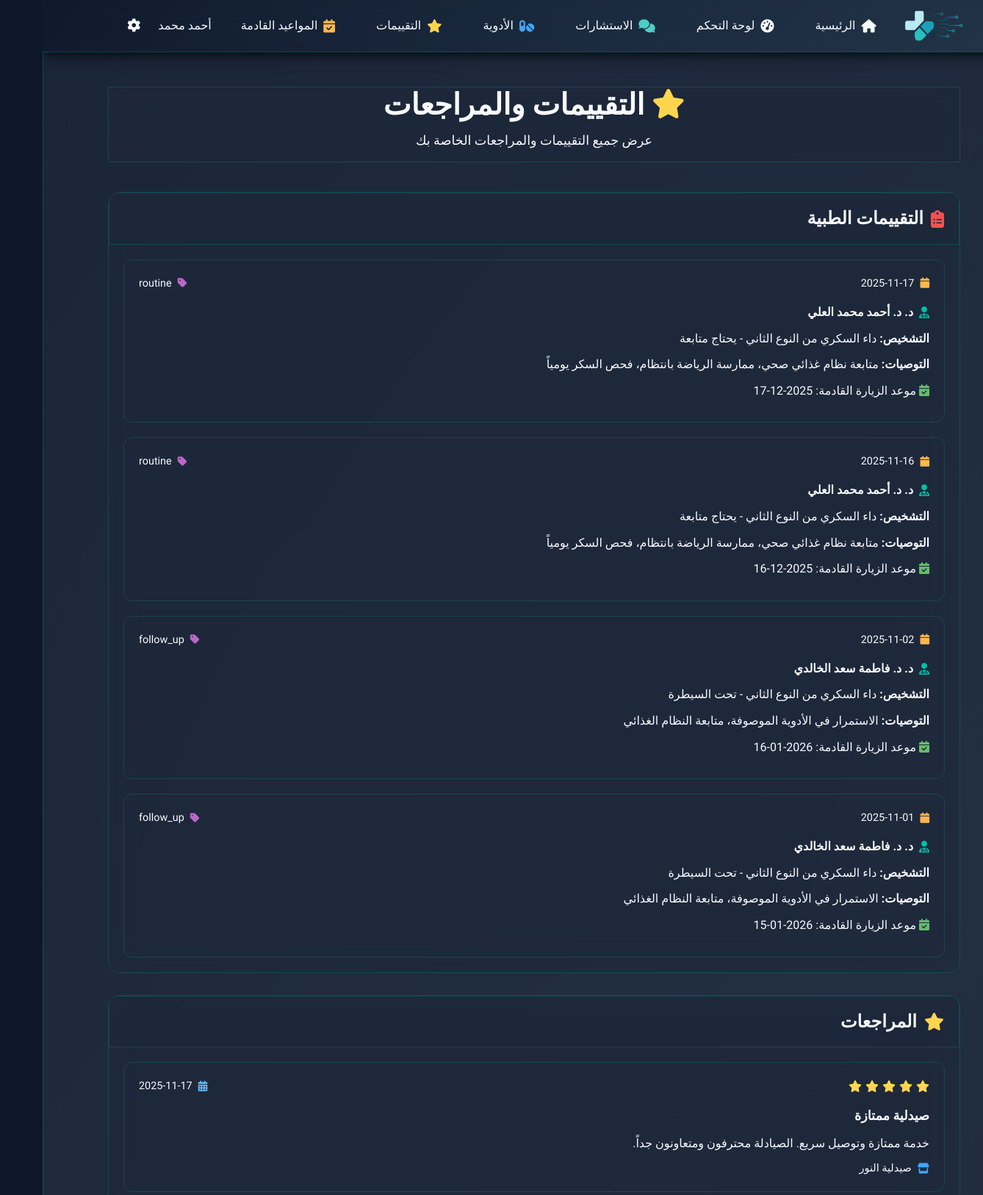
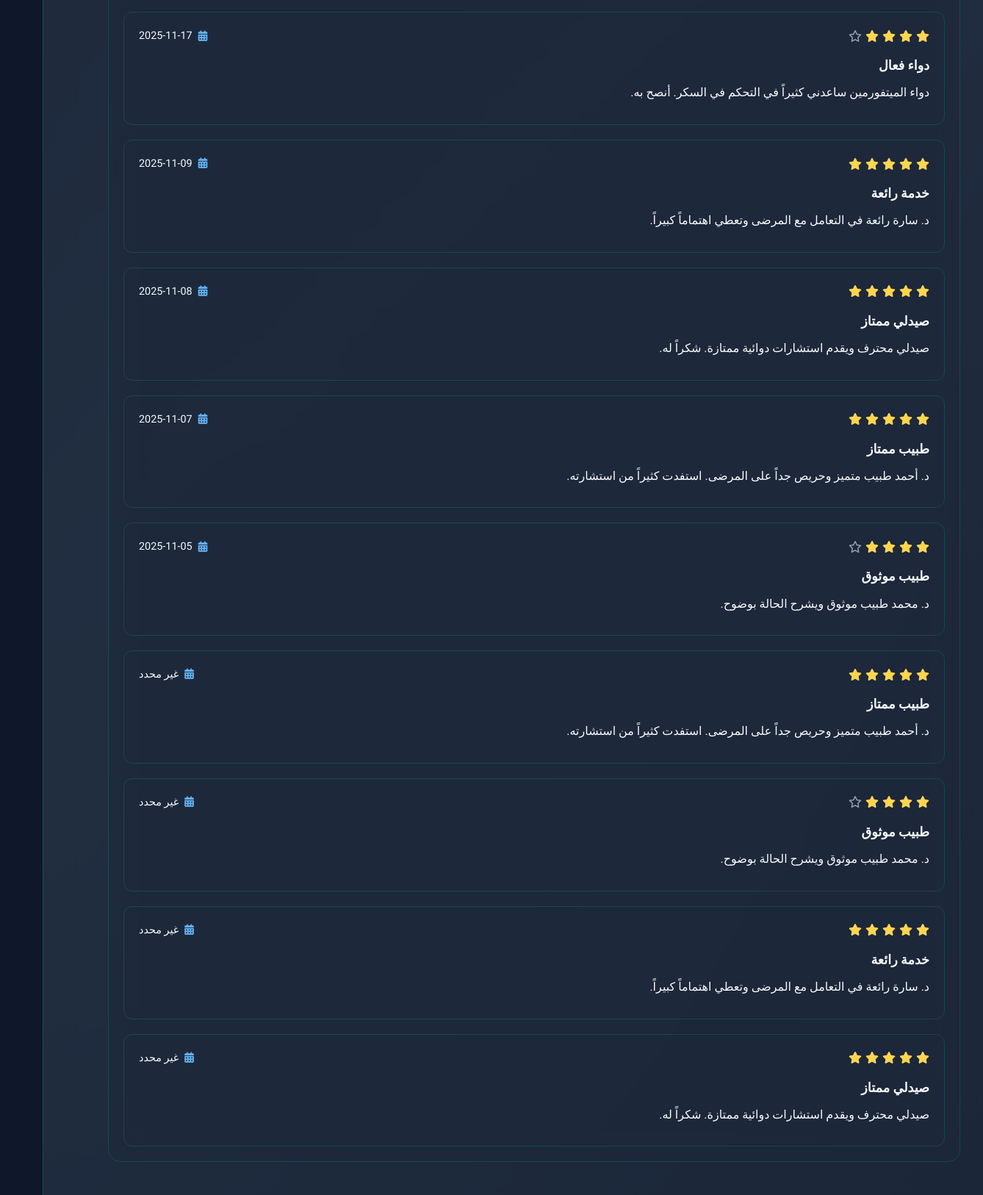
Screenshot of /ratings (signed in, upper part) with the database file from the repository (2 pictures, top to bottom).
### models.py (models this page shows, shortened)
class User(UserMixin, db.Model):
    __tablename__ = 'users'
    id = db.Column(db.Integer, primary_key=True)
    email = db.Column(db.String(255), unique=True, nullable=False)
    password_hash = db.Column(db.String(255), nullable=False)
    phone = db.Column(db.String(20))
    full_name = db.Column(db.String(255), nullable=False)
    role = db.Column(db.String(50), nullable=False, default='patient')
    date_of_birth = db.Column(db.Date)
    gender = db.Column(db.String(10))
    weight = db.Column(db.Float)
    height = db.Column(db.Float)
    chronic_diseases = db.Column(db.Text)
    drug_allergies = db.Column(db.Text)
    emergency_contact_name = db.Column(db.String(255))
    emergency_contact_phone = db.Column(db.String(20))
    doctor_id = db.Column(db.Integer, db.ForeignKey('users.id'), nullable=True)
    blood_type = db.Column(db.String(10))  # فصيلة الدم: A+, A-, B+, B-, AB+, AB-, O+, O-
    notification_preferences = db.Column(db.Text)  # JSON
    address = db.Column(db.Text)  # العنوان التفصيلي
    city = db.Column(db.String(100))  # المدينة
    postal_code = db.Column(db.String(20))  # الرمز البريدي
    medical_conditions = db.Column(db.Text)  # الحالات الطبية
    allergies = db.Column(db.Text)  # الحساسيات
    emergency_contact = db.Column(db.String(255))  # جهة الاتصال في الطوارئ
    language = db.Column(db.String(10), default='ar')  # اللغة المفضلة
    timezone = db.Column(db.String(50), default='Asia/Riyadh')  # المنطقة الزمنية
    email_notifications = db.Column(db.Boolean, default=True)  # الإشعارات عبر البريد الإلكتروني
    sms_notifications = db.Column(db.Boolean, default=False)  # الإشعارات عبر الرسائل النصية
    last_login = db.Column(db.DateTime)  # آخر تسجيل دخول
    avatar_url = db.Column(db.String(500))  # رابط صورة الملف الشخصي
    is_active = db.Column(db.Boolean, default=True)
    created_at = db.Column(db.DateTime, default=datetime.utcnow)
    updated_at = db.Column(db.DateTime, default=datetime.utcnow, onupdate=datetime.utcnow)
    medications = db.relationship('Medication', backref='user', lazy=True, cascade='all, delete-orphan')
    consultations_as_patient = db.relationship('Consultation', foreign_keys='Consultation.patient_id', lazy=True, overlaps="patient_consultations")
    consultations_as_pharmacist = db.relationship('Consultation', foreign_keys='Consultation.pharmacist_id', lazy=True, overlaps="pharmacist_consultations")
    product_ratings = db.relationship('ProductRating', backref='user', lazy=True)
    reports = db.relationship('Report', backref='user', lazy=True)
    audit_logs = db.relationship('AuditLog', backref='user', lazy=True)
    doctor = db.relationship('User', remote_side=[id], foreign_keys=[doctor_id], backref='patients')

class Evaluation(db.Model):
    __tablename__ = 'evaluations'
    id = db.Column(db.Integer, primary_key=True)
    patient_id = db.Column(db.Integer, db.ForeignKey('users.id'), nullable=False)
    doctor_id = db.Column(db.Integer, db.ForeignKey('users.id'), nullable=False)
    evaluation_date = db.Column(db.Date, nullable=False)
    evaluation_type = db.Column(db.String(50), nullable=False)  # routine, follow_up, emergency, consultation
    symptoms = db.Column(db.Text)
    diagnosis = db.Column(db.Text)
    vital_signs = db.Column(db.Text)  # JSON
    physical_examination = db.Column(db.Text)
    lab_results = db.Column(db.Text)
    recommendations = db.Column(db.Text)
    prescribed_medications = db.Column(db.Text)  # JSON array
    next_visit_date = db.Column(db.Date)
    notes = db.Column(db.Text)
    created_at = db.Column(db.DateTime, default=datetime.utcnow)
    updated_at = db.Column(db.DateTime, default=datetime.utcnow, onupdate=datetime.utcnow)
    patient = db.relationship('User', foreign_keys=[patient_id], backref='patient_evaluations')
    doctor = db.relationship('User', foreign_keys=[doctor_id], backref='doctor_evaluations')

class Review(db.Model):
    __tablename__ = 'reviews'
    id = db.Column(db.Integer, primary_key=True)
    user_id = db.Column(db.Integer, db.ForeignKey('users.id'), nullable=False)
    pharmacy_id = db.Column(db.Integer, db.ForeignKey('pharmacies.id'), nullable=True)
    product_id = db.Column(db.Integer, db.ForeignKey('pharmacy_products.id'), nullable=True)
    doctor_id = db.Column(db.Integer, db.ForeignKey('users.id'), nullable=True)  # تقييم للطبيب
    pharmacist_id = db.Column(db.Integer, db.ForeignKey('users.id'), nullable=True)  # تقييم للصيدلي
    rating = db.Column(db.Integer, nullable=False)  # 1-5
    title = db.Column(db.String(255))
    comment = db.Column(db.Text)
    is_verified = db.Column(db.Boolean, default=False)
    is_active = db.Column(db.Boolean, default=True)
    created_at = db.Column(db.DateTime, default=datetime.utcnow)
    updated_at = db.Column(db.DateTime, default=datetime.utcnow, onupdate=datetime.utcnow)
    user = db.relationship('User', foreign_keys=[user_id], backref='reviews')
    pharmacy = db.relationship('Pharmacy', backref='reviews')
    product = db.relationship('PharmacyProduct', backref='reviews')
    doctor = db.relationship('User', foreign_keys=[doctor_id], backref='doctor_reviews')
    pharmacist = db.relationship('User', foreign_keys=[pharmacist_id], backref='pharmacist_reviews')

class Pharmacy(db.Model):
    __tablename__ = 'pharmacies'
    id = db.Column(db.Integer, primary_key=True)
    name = db.Column(db.String(255), nullable=False)
    address = db.Column(db.Text, nullable=False)
    phone = db.Column(db.String(20), nullable=False)
    email = db.Column(db.String(255))
    license_number = db.Column(db.String(100), unique=True)
    owner_name = db.Column(db.String(255))
    city = db.Column(db.String(100))
    district = db.Column(db.String(100))
    latitude = db.Column(db.Float)
    longitude = db.Column(db.Float)
    delivery_radius = db.Column(db.Integer, default=10)  # بالكيلومتر
    delivery_fee = db.Column(db.Float, default=0)
    min_order_amount = db.Column(db.Float, default=0)
    working_hours = db.Column(db.Text)  # JSON
    is_active = db.Column(db.Boolean, default=True)
    rating = db.Column(db.Float, default=0)
    total_orders = db.Column(db.Integer, default=0)
    created_at = db.Column(db.DateTime, default=datetime.utcnow)
    updated_at = db.Column(db.DateTime, default=datetime.utcnow, onupdate=datetime.utcnow)
    products = db.relationship('PharmacyProduct', backref='pharmacy', lazy=True, cascade='all, delete-orphan')
    orders = db.relationship('Order', backref='pharmacy', lazy=True)

### app.py (the view)
    @app.route('/patient/ratings', endpoint='patient_ratings')
    @app.route('/ratings', endpoint='ratings')
    @login_required
    def patient_ratings():
        if current_user.role != 'patient':
            flash('هذه الصفحة للمرضى فقط', 'error')
            return redirect(url_for('dashboard'))
        from models import Review, Evaluation
        reviews = Review.query.filter_by(user_id=current_user.id).order_by(Review.created_at.desc()).all()
        evaluations = Evaluation.query.filter_by(patient_id=current_user.id).order_by(Evaluation.evaluation_date.desc()).all()
        return render_template('patient/ratings.html', reviews=reviews, evaluations=evaluations)

### templates/patient/ratings.html (shortened to what this page needs)
{% extends "base.html" %}
{% block content %}
<div class="ratings-container">
    <div class="page-header">
        <h1><i class="fas fa-star" style="color: #FFD54F;"></i> التقييمات والمراجعات</h1>
        <p>عرض جميع التقييمات والمراجعات الخاصة بك</p>
    </div>
    <div class="section-card">
        <div class="card-header">
            <h2><i class="fas fa-clipboard-list" style="color: #EF5350;"></i> التقييمات الطبية</h2>
        </div>
        <div class="card-content">
            {% if evaluations %}
            <div class="evaluations-list">
                {% for evaluation in evaluations %}
                <div class="evaluation-item">
                    <div class="evaluation-header">
                        <div class="evaluation-date">
                            <i class="fas fa-calendar" style="color: #FFB74D;"></i>
                            {{ evaluation.evaluation_date.strftime('%Y-%m-%d') if evaluation.evaluation_date else 'غير محدد' }}
                        </div>
                        <div class="evaluation-type">
                            <i class="fas fa-tag" style="color: #BA68C8;"></i>
                            {{ evaluation.evaluation_type }}
                        </div>
                    </div>
                    {% if evaluation.doctor %}
                    <div class="evaluation-doctor">
                        <i class="fas fa-user-md" style="color: #00BFA5;"></i>
                        د. {{ evaluation.doctor.full_name }}
                    </div>
                    {% endif %}
                    {% if evaluation.diagnosis %}
                    <div class="evaluation-diagnosis">
                        <strong>التشخيص:</strong> {{ evaluation.diagnosis }}
                    </div>
                    {% endif %}
                    {% if evaluation.recommendations %}
                    <div class="evaluation-recommendations">
                        <strong>التوصيات:</strong> {{ evaluation.recommendations }}
                    </div>
                    {% endif %}
                    {% if evaluation.next_visit_date %}
                    <div class="evaluation-next-visit">
                        <i class="fas fa-calendar-check" style="color: #66BB6A;"></i>
                        موعد الزيارة القادمة: {{ evaluation.next_visit_date.strftime('%Y-%m-%d') if evaluation.next_visit_date else 'غير محدد' }}
                    </div>
                    {% endif %}
                </div>
                {% endfor %}
            </div>
            {% else %}
            <div class="empty-state">
                <i class="fas fa-clipboard" style="color: #90A4AE; font-size: 3em;"></i>
                <p>لا توجد تقييمات طبية متاحة</p>
            </div>
            {% endif %}
        </div>
    </div>
    <div class="section-card">
        <div class="card-header">
            <h2><i class="fas fa-star" style="color: #FFD54F;"></i> المراجعات</h2>
        </div>
        <div class="card-content">
            {% if reviews %}
            <div class="reviews-list">
                {% for review in reviews %}
                <div class="review-item">
                    <div class="review-header">
                        <div class="review-rating">
                            {% for i in range(1, 6) %}
                                {% if i <= review.rating %}
                                    <i class="fas fa-star" style="color: #FFD54F;"></i>
                                {% else %}
                                    <i class="far fa-star" style="color: #90A4AE;"></i>
                                {% endif %}
                            {% endfor %}
                        </div>
                        <div class="review-date">
                            <i class="fas fa-calendar-alt" style="color: #64B5F6;"></i>
                            {{ review.created_at.strftime('%Y-%m-%d') if review.created_at else 'غير محدد' }}
                        </div>
                    </div>
                    {% if review.title %}
                    <div class="review-title">
                        <strong>{{ review.title }}</strong>
                    </div>
                    {% endif %}
                    {% if review.comment %}
                    <div class="review-comment">
                        {{ review.comment }}
                    </div>
                    {% endif %}
                    {% if review.pharmacy %}
                    <div class="review-pharmacy">
                        <i class="fas fa-store" style="color: #42A5F5;"></i>
                        {{ review.pharmacy.name }}
                    </div>
                    {% endif %}
                </div>
                {% endfor %}
            </div>
            {% else %}
            <div class="empty-state">
                <i class="fas fa-star" style="color: #90A4AE; font-size: 3em;"></i>
                <p>لا توجد مراجعات متاحة</p>
            </div>
            {% endif %}
        </div>
    </div>
</div>
{% endblock %}

### templates/base.html (shortened to what this page needs)
<!DOCTYPE html>
<html lang="ar" dir="rtl">
<head>
    <link rel="stylesheet" href="{{ url_for('static', filename='css/style.css') }}">
    <link rel="stylesheet" href="https://cdnjs.cloudflare.com/ajax/libs/font-awesome/6.4.0/css/all.min.css">
</head>
<body>
    <nav class="navbar">
        <div class="nav-container">
            <div class="nav-brand">
                <img src="{{ url_for('static', filename='images/Logo.webp') }}" class="logo-img" alt="دوائي">
            </div>
            <div class="nav-menu">
                <a href="{{ url_for('index') }}" class="nav-link">
                    <i class="fas fa-home"></i>
                    <span>الرئيسية</span>
                </a>
                {% if current_user.is_authenticated %}
                <a href="{{ url_for('dashboard') }}" class="nav-link">
                    <i class="fas fa-tachometer-alt"></i>
                    <span>لوحة التحكم</span>
                </a>
                {% if current_user.role != 'user' %}
                <a href="{{ url_for('consultations') }}" class="nav-link">
                    <i class="fas fa-comments" style="color: #4ECDC4;"></i>
                    <span>الاستشارات</span>
                </a>
                {% endif %}
                {% if current_user.role == 'patient' %}
                <a href="{{ url_for('medications') }}" class="nav-link">
                    <i class="fas fa-pills" style="color: #42A5F5;"></i>
                    <span>الأدوية</span>
                </a>
                <a href="{{ url_for('patient_ratings') }}" class="nav-link">
                    <i class="fas fa-star" style="color: #FFD54F;"></i>
                    <span>التقييمات</span>
                </a>
                <a href="{{ url_for('upcoming_appointments') }}" class="nav-link">
                    <i class="fas fa-calendar-check" style="color: #FFB74D;"></i>
                    <span>المواعيد القادمة</span>
                </a>
                {% endif %}
                <div class="user-menu">
                    <span class="user-name">{{ current_user.full_name }}</span>
                    <div class="dropdown">
                        <button class="dropdown-btn" title="الإعدادات">
                            <i class="fas fa-cog"></i>
                        </button>
                    </div>
                </div>
                {% endif %}
            </div>
        </div>
    </nav>
    <main class="main-content">
        {% block content %}{% endblock %}
    </main>
</body>
</html>

### rows the page displays
User: full_name "أحمد محمد"
Evaluation: evaluation_date "2025-11-17", doctor.full_name "د. أحمد محمد العلي", diagnosis "داء السكري من النوع الثاني - يحتاج متابعة", recommendations "متابعة نظام غذائي صحي، ممارسة الرياضة بانتظام، فحص السكر يومياً"
Evaluation: evaluation_date "2025-11-16", doctor.full_name "د. أحمد محمد العلي", diagnosis "داء السكري من النوع الثاني - يحتاج متابعة", recommendations "متابعة نظام غذائي صحي، ممارسة الرياضة بانتظام، فحص السكر يومياً"
Evaluation: evaluation_date "2025-11-02", evaluation_type "follow_up", doctor.full_name "د. فاطمة سعد الخالدي", diagnosis "داء السكري من النوع الثاني - تحت السيطرة", recommendations "الاستمرار في الأدوية الموصوفة، متابعة النظام الغذائي"
Evaluation: evaluation_date "2025-11-01", evaluation_type "follow_up", doctor.full_name "د. فاطمة سعد الخالدي", diagnosis "داء السكري من النوع الثاني - تحت السيطرة", recommendations "الاستمرار في الأدوية الموصوفة، متابعة النظام الغذائي"
Review: rating 5 (drawn), created_at "2025-11-17", title "صيدلية ممتازة", comment "خدمة ممتازة وتوصيل سريع. الصيادلة محترفون ومتعاونون جداً.", pharmacy.name "صيدلية النور"
Review: rating 4 (drawn), created_at "2025-11-17", title "دواء فعال", comment "دواء الميتفورمين ساعدني كثيراً في التحكم في السكر. أنصح به."
Review: rating 5 (drawn), created_at "2025-11-09", title "خدمة رائعة", comment "د. سارة رائعة في التعامل مع المرضى وتعطي اهتماماً كبيراً."
Review: rating 5 (drawn), created_at "2025-11-08", title "صيدلي ممتاز", comment "صيدلي محترف ويقدم استشارات دوائية ممتازة. شكراً له."
Review: rating 5 (drawn), created_at "2025-11-07", title "طبيب ممتاز", comment "د. أحمد طبيب متميز وحريص جداً على المرضى. استفدت كثيراً من استشارته."
Review: rating 4 (drawn), created_at "2025-11-05", title "طبيب موثوق", comment "د. محمد طبيب موثوق ويشرح الحالة بوضوح."
Review: rating 5 (drawn), title "طبيب ممتاز", comment "د. أحمد طبيب متميز وحريص جداً على المرضى. استفدت كثيراً من استشارته."
Review: rating 4 (drawn), title "طبيب موثوق", comment "د. محمد طبيب موثوق ويشرح الحالة بوضوح."
Review: rating 5 (drawn), title "خدمة رائعة", comment "د. سارة رائعة في التعامل مع المرضى وتعطي اهتماماً كبيراً."
Review: rating 5 (drawn), title "صيدلي ممتاز", comment "صيدلي محترف ويقدم استشارات دوائية ممتازة. شكراً له."
